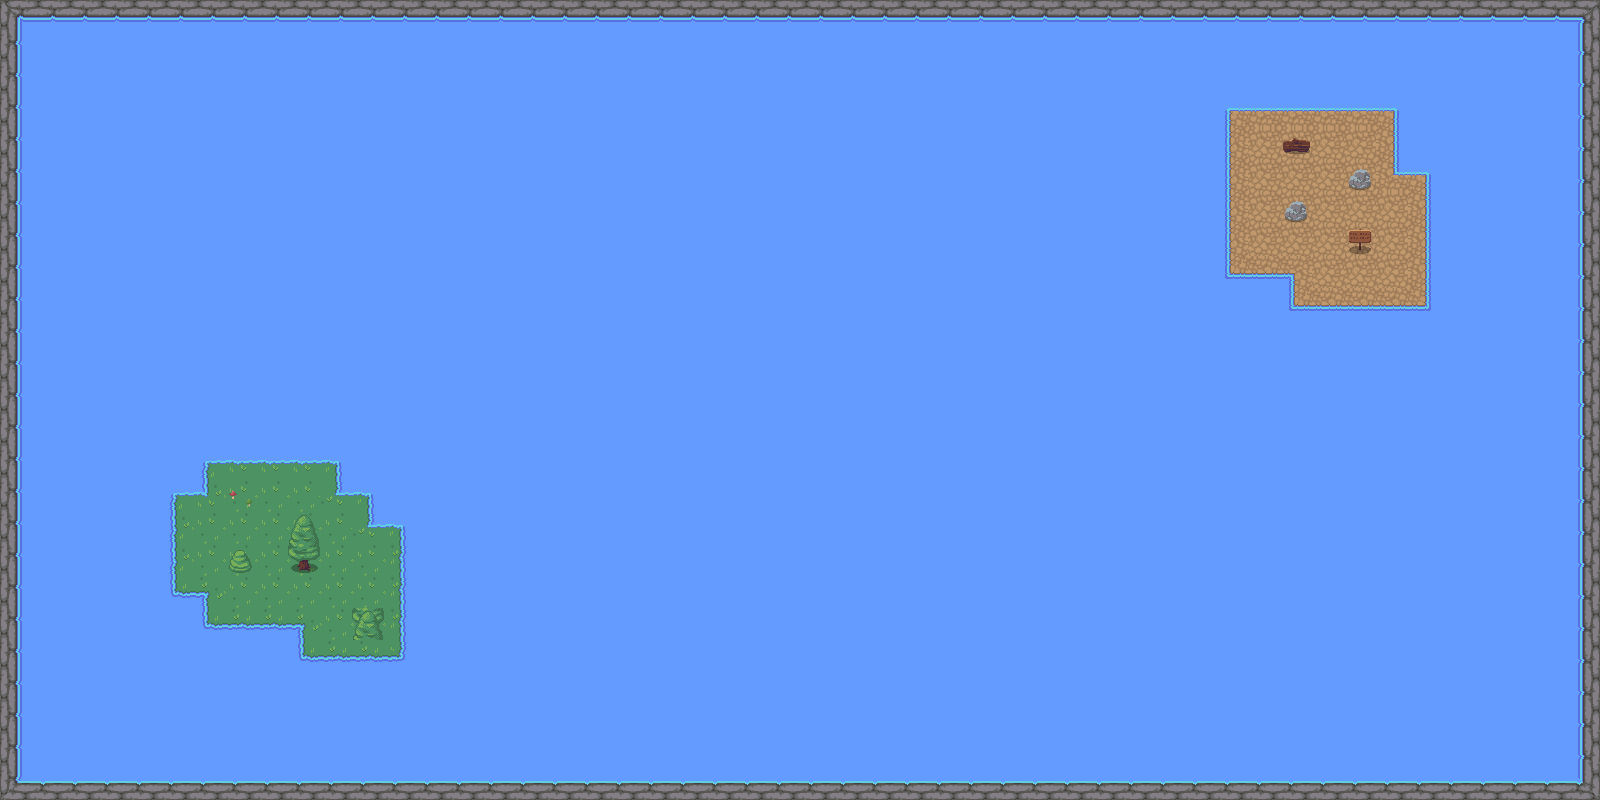

Rendered tile map (Tiled .tmx) drawn with the repository's tilesets; below, a short description and the map source with its tile grids summarised:
An orthogonal 50x25 tile map with 32x32 px tiles, 2 tile layers (Слой тайлов 1, Слой тайлов 2) and 12 objects (8x solid, 3x enemy, player).

<map version="1.8" tiledversion="1.8.4" orientation="orthogonal" renderorder="right-down" width="50" height="25" tilewidth="32" tileheight="32" infinite="0" nextlayerid="5" nextobjectid="41">
 <tileset firstgid="1" name="RPG Nature Tileset" tilewidth="32" tileheight="32" tilecount="180" columns="20">
  <image source="RPG Nature Tileset.png" width="641" height="288" />
 </tileset>
 <layer id="1" name="Слой тайлов 1" width="50" height="25">
  <data>[1250 cells, 1250 non-empty, 33 distinct tile ids]</data>
 </layer>
 <layer id="3" name="Слой тайлов 2" width="50" height="25">
  <data>[1250 cells, 175 non-empty, 10 distinct tile ids]</data>
 </layer>
 <objectgroup id="4" name="коллизия">
  <object id="1" name="solid" x="1.33333" y="782.667" width="1598.67" height="16" />
  <object id="3" name="solid" x="2.665" y="2" width="1598.67" height="16" />
  <object id="4" name="solid" x="1581.33" y="19.3333" width="18.0033" height="762.667" />
  <object id="5" name="solid" x="0.149865" y="19.8029" width="18.0033" height="762.667" />
  <object id="6" name="player" x="124" y="125.333" width="40" height="40" />
  <object id="8" name="enemy" x="689.333" y="288" width="38.6667" height="33.3333" />
  <object id="11" name="enemy" x="1046.67" y="477.667" width="38.6667" height="33.3333" />
  <object id="27" name="solid" x="1230.31" y="275.488" width="163.166" height="164.512" rotation="269.942" />
  <object id="28" name="solid" x="1292.73" y="308.38" width="31.9073" height="134.869" rotation="269.942" />
  <object id="38" name="solid" x="1395.66" y="275.531" width="100.592" height="29.1908" rotation="269.942" />
  <object id="39" name="solid" x="202.938" y="491.885" width="169.837" height="133" />
  <object id="40" name="enemy" x="1326.33" y="536.666" width="38.6667" height="33.3333" />
 </objectgroup>
</map>
